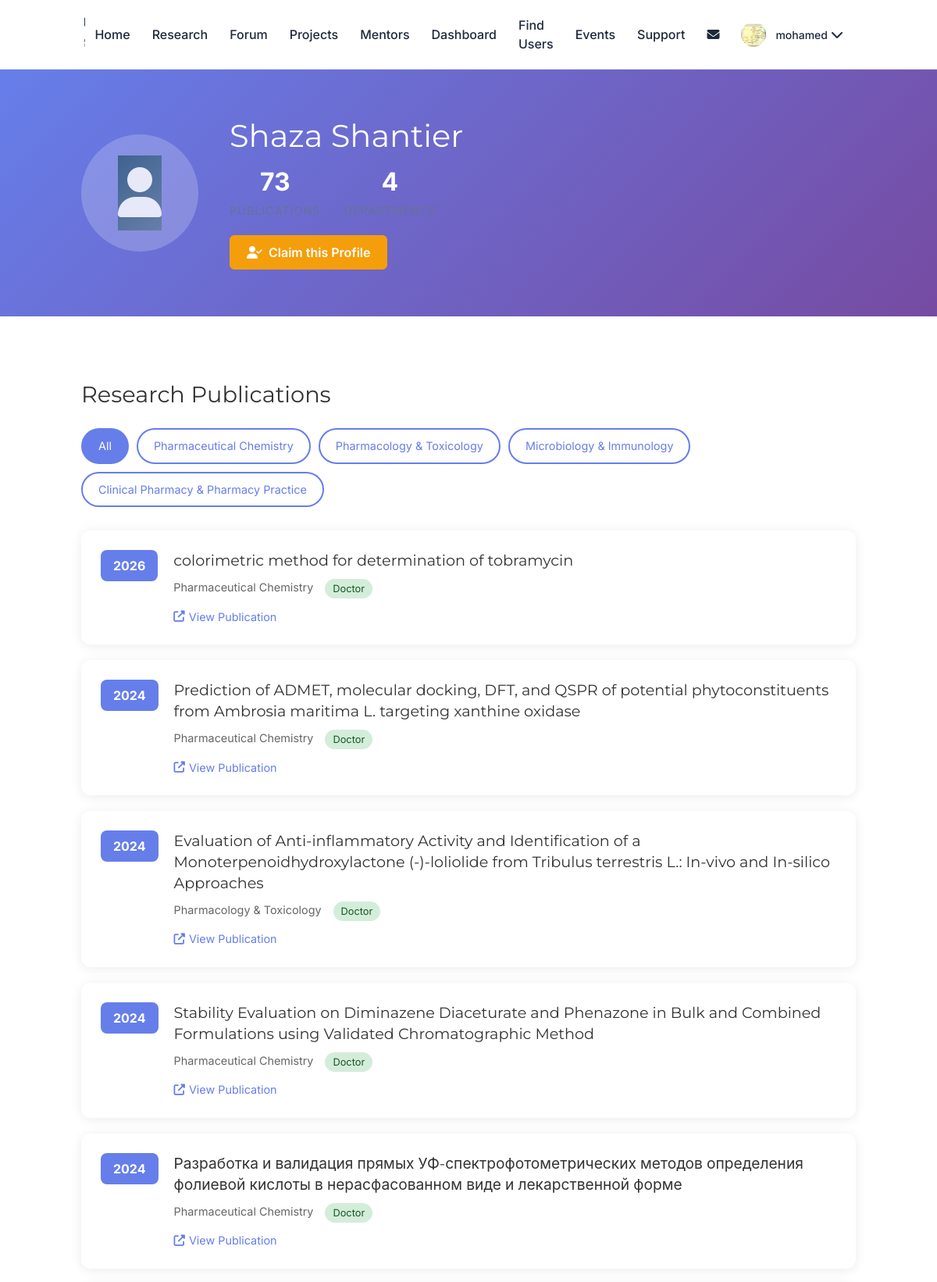
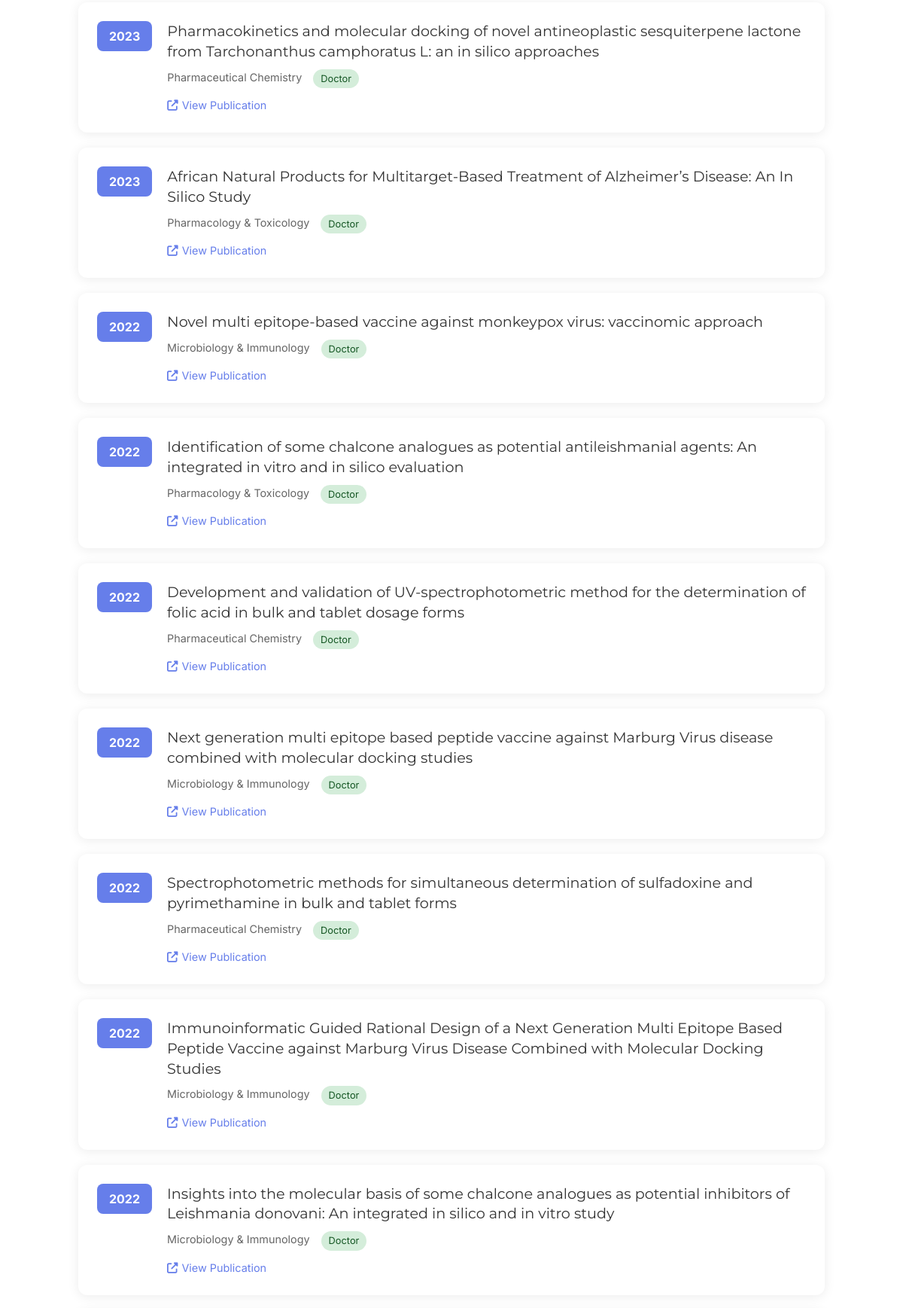
Screenshot of /researcher/14 (signed in, upper part) with the database file from the repository (2 pictures, top to bottom).
### models.py (models this page shows, shortened)
class Profile(db.Model):
    __tablename__ = 'profiles'
    id = db.Column(db.Integer, primary_key=True)
    user_id = db.Column(db.Integer, db.ForeignKey('user.id', ondelete='CASCADE'), unique=True, nullable=False)
    full_name = db.Column(db.String(200), nullable=False)
    bio = db.Column(db.Text, nullable=True)
    profile_picture_url = db.Column(db.Text, nullable=True)
    department_id = db.Column(db.Integer, db.ForeignKey('departments.id'), nullable=True)
    university_id = db.Column(db.Integer, db.ForeignKey('universities.id'), nullable=True)
    headline = db.Column(db.String(200), nullable=True)
    location = db.Column(db.String(100), nullable=True)
    linkedin_url = db.Column(db.String(200), nullable=True)
    website_url = db.Column(db.String(200), nullable=True)
    languages = db.Column(db.Text, nullable=True)
    certifications = db.Column(db.Text, nullable=True)
    projects = db.Column(db.Text, nullable=True)
    publications = db.Column(db.Text, nullable=True)
    professional_summary = db.Column(db.Text, nullable=True)
    education = db.Column(db.Text, nullable=True)
    experience = db.Column(db.Text, nullable=True)
    created_at = db.Column(db.DateTime, default=datetime.utcnow)
    user = db.relationship('User', back_populates='profile')
    department = db.relationship('Department', back_populates='profiles')
    university = db.relationship('University', back_populates='profiles')

class Researcher(db.Model):
    id = db.Column(db.Integer, primary_key=True)
    name = db.Column(db.String(200), nullable=False, unique=True)
    profile_picture_url = db.Column(db.String(200), default=None)
    bio = db.Column(db.Text, nullable=True)
    is_registered_user = db.Column(db.Boolean, default=False)
    user_id = db.Column(db.Integer, db.ForeignKey('user.id'), nullable=True)
    created_at = db.Column(db.DateTime, default=datetime.utcnow)
    researches = db.relationship('Research', backref='author', lazy=True, cascade='all, delete-orphan')

class Research(db.Model):
    id = db.Column(db.Integer, primary_key=True)
    title = db.Column(db.String(500), nullable=False)
    doi_url = db.Column(db.String(500), nullable=True)
    department = db.Column(db.String(100), nullable=False)
    year = db.Column(db.Integer, nullable=False)
    researcher_id = db.Column(db.Integer, db.ForeignKey('researcher.id'), nullable=False)
    researcher_type = db.Column(db.String(20), default='doctor')  # 'doctor' or 'student'
    is_approved = db.Column(db.Boolean, default=True)  # For submitted research pending approval
    submitted_by = db.Column(db.Integer, db.ForeignKey('user.id'), nullable=True)  # User who submitted
    submitted_by_user = db.relationship('User', foreign_keys=[submitted_by], backref='submitted_researches')
    created_at = db.Column(db.DateTime, default=datetime.utcnow)

### app.py (the view)
@app.route('/researcher/<int:researcher_id>')
def researcher_profile(researcher_id):
    profile_data = ResearchService.get_researcher_profile(researcher_id)
    if not profile_data:
        flash('Researcher not found.', FLASH_ERROR)
        return redirect(url_for('researchers'))
    return render_template(
        'researcher_profile.html',
        researcher=profile_data['researcher'],
        researches=profile_data['researches'],
        departments=profile_data['departments'],
        total_researches=profile_data['total_researches']
    )

### app.py (called while the page is built)
@login_manager.user_loader
def load_user(user_id):
    return User.query.get(int(user_id))

@app.context_processor
def inject_unread_messages():
    if current_user.is_authenticated:
        unread_count = Message.query.filter_by(receiver_id=current_user.id, is_read=False).count()
        return {'unread_message_count': unread_count}
    return {'unread_message_count': 0}

### models.py (called while the page is built)
    @property
    def name(self):
        return self.profile.full_name if self.profile else "Unknown User"

    @property
    def profile_picture_url(self):
        return self.profile.profile_picture_url if self.profile else None

### services/research_service.py (called while the page is built)
    @staticmethod
    def get_researcher_profile(researcher_id: int) -> Optional[Dict[str, Any]]:
        researcher = Researcher.query.get(researcher_id)
        if not researcher:
            return None
        researches = Research.query.filter_by(
            researcher_id=researcher_id
        ).order_by(Research.year.desc()).all()
        departments = {}
        for research in researches:
            if research.department not in departments:
                departments[research.department] = []
            departments[research.department].append(research)
        return {
            'researcher': researcher,
            'researches': researches,
            'departments': departments,
            'total_researches': len(researches)
        }

### templates/researcher_profile.html (shortened to what this page needs)
{% extends "base.html" %}
{% block content %}
<div class="researcher-profile-page">
    <div class="profile-header">
        <div class="container mx-auto px-4">
            <div class="profile-info">
                <div class="profile-avatar">
                    {% if researcher.profile_picture_url %}
                    <img src="{{ researcher.profile_picture_url }}" alt="{{ researcher.name }}">
                    {% else %}
                    <div class="avatar-placeholder">
                        <i class="fas fa-user"></i>
                    </div>
                    {% endif %}
                </div>
                <div class="profile-details">
                    <h1>{{ researcher.name }}</h1>
                    <div class="profile-stats">
                        <div class="stat">
                            <span class="stat-value">{{ total_researches }}</span>
                            <span class="stat-label">Publications</span>
                        </div>
                        <div class="stat">
                            <span class="stat-value">{{ departments|length }}</span>
                            <span class="stat-label">Departments</span>
                        </div>
                    </div>
                    {% if current_user.is_authenticated and not researcher.is_registered_user %}
                    <div style="margin-top: 20px;">
                        <a href="{{ url_for('claim_researcher_profile', researcher_id=researcher.id) }}" class="btn btn-primary">
                            <i class="fas fa-user-check"></i> Claim this Profile
                        </a>
                    </div>
                    {% elif current_user.is_authenticated and researcher.user_id == current_user.id %}
                    <div style="margin-top: 20px;">
                        <span style="background-color: #d1fae5; color: #065f46; padding: 6px 12px; border-radius: 9999px; font-size: 0.875rem; font-weight: 500;">
                            <i class="fas fa-check-circle"></i> This is your profile
                        </span>
                    </div>
                    {% endif %}
                </div>
            </div>
        </div>
    </div>
    <div class="research-section">
        <div class="container mx-auto px-4">
            <h2>Research Publications</h2>
            {% if researches %}
            {% if departments|length > 1 %}
            <div class="department-tabs">
                <button class="tab-btn active" data-department="all">All</button>
                {% for dept in departments.keys() %}
                <button class="tab-btn" data-department="{{ dept|replace(' ', '-')|lower }}">
                    {{ dept }}
                </button>
                {% endfor %}
            </div>
            {% endif %}
            <div class="research-list">
                {% for research in researches %}
                <div class="research-item" data-department="{{ research.department|replace(' ', '-')|lower }}">
                    <div class="research-year">{{ research.year }}</div>
                    <div class="research-content">
                        <h3 class="research-title">
                            {% if research.doi_url %}
                            <a href="{{ research.doi_url }}" target="_blank" rel="noopener noreferrer">
                                {{ research.title }}
                            </a>
                            {% else %}
                            {{ research.title }}
                            {% endif %}
                        </h3>
                        <div class="research-meta">
                            <span class="department">{{ research.department }}</span>
                            <span class="type-badge {{ research.researcher_type }}">
                                {{ research.researcher_type|title }}
                            </span>
                        </div>
                        {% if research.doi_url %}
                        <a href="{{ research.doi_url }}" target="_blank" rel="noopener noreferrer" class="doi-link">
                            <i class="fas fa-external-link-alt"></i> View Publication
                        </a>
                        {% endif %}
                    </div>
                </div>
                {% endfor %}
            </div>
            {% else %}
            <div class="no-research">
                <p>No research publications found for this researcher.</p>
            </div>
            {% endif %}
        </div>
    </div>
</div>
{% endblock %}

### templates/base.html (shortened to what this page needs)
<!DOCTYPE html>
<html lang="en">
<head>
    <script src="https://cdn.tailwindcss.com"></script>
    <link rel="stylesheet" href="{{ url_for('static', filename='css/style.css') }}">
    <link rel="stylesheet" href="https://cdnjs.cloudflare.com/ajax/libs/font-awesome/6.4.0/css/all.min.css" />
</head>
<body>
    <header class="header" id="header">
        <div class="container">
            <nav class="nav-main" id="main-nav" role="navigation" aria-label="Main navigation">
                <ul class="nav-list">
                    <li class="hidden md:block"><a href="{{ url_for('home') }}" class="nav-link {% if request.endpoint == 'home' %}active{% endif %}">Home</a></li>
                    <li><a href="{{ url_for('research') }}" class="nav-link {% if request.endpoint == 'research' %}active{% endif %}">Research</a></li>
                    <li class="hidden md:block"><a href="{{ url_for('forum.forum_main') }}" class="nav-link ">Forum</a></li>
                    <li><a href="{{ url_for('hub.browse_projects') }}" class="nav-link {% if 'projects' in request.endpoint %}active{% endif %}">Projects</a></li>
                    <li><a href="{{ url_for('hub.browse_mentors') }}" class="nav-link {% if 'mentors' in request.endpoint %}active{% endif %}">Mentors</a></li>
                    {% if current_user.is_authenticated %}
                    <li><a href="{{ url_for('dashboard') }}" class="nav-link {% if request.endpoint == 'dashboard' %}active{% endif %}">Dashboard</a></li>
                    <li><a href="{{ url_for('forum.users') }}" class="nav-link {% if request.endpoint == 'forum.users' %}active{% endif %}">Find Users</a></li>
                    {% endif %}
                    <li><a href="{{ url_for('events') }}" class="nav-link {% if request.endpoint == 'events' %}active{% endif %}">Events</a></li>
                    <li><a href="{{ url_for('support') }}" class="nav-link {% if request.endpoint == 'support' %}active{% endif %}">Support</a></li>
                    {% if current_user.is_authenticated %}
                    <li class="nav-item-relative hidden md:block">
                        <a href="{{ url_for('forum.messages') }}" class="nav-link " aria-label="Messages">
                            <i class="fas fa-envelope"></i>
                        </a>
                    </li>
                    <li class="nav-dropdown">
                        <button class="nav-link user-dropdown-toggle" aria-expanded="false" aria-haspopup="true">
                            <div class="avatar avatar-sm">
                                {% if current_user.profile_picture_url %}
                                <img src="{{ current_user.profile_picture_url }}" alt="{{ current_user.name }}'s profile picture">
                                {% else %}
                                <span class="avatar-placeholder">{{ current_user.name[0].upper() }}</span>
                                {% endif %}
                            </div>
                            <span class="user-name">{{ current_user.name.split()[0] }}</span>
                            <i class="fas fa-chevron-down"></i>
                        </button>
                    </li>
                    {% endif %}
                </ul>
            </nav>
        </div>
    </header>
    <main id="main-content">
        {% block content %}{% endblock %}
    </main>
</body>
</html>

### templates/researcher_profile.html (style rules this page uses)
.researcher-profile-page { padding-bottom: 60px; }
.profile-header { background: linear-gradient(135deg, #667eea 0%, #764ba2 100%); color: white; padding: 60px 0; }
.profile-info { display: flex; align-items: center; gap: 40px; }
.profile-avatar { width: 150px; height: 150px; border-radius: 50%; overflow: hidden; background: rgba(255,255,255,0.2); display: flex; align-items: center; justify-content: center; flex-shrink: 0; }
.avatar-placeholder { font-size: 4rem; opacity: 0.8; }
.profile-details h1 { font-size: 2.5rem; margin-bottom: 10px; }
.profile-stats { display: flex; gap: 30px; }
.profile-stats .stat { text-align: center; }
.profile-stats .stat-value { display: block; font-size: 2rem; font-weight: bold; }
.profile-stats .stat-label { font-size: 0.9rem; opacity: 0.8; }
.research-section { padding: 50px 0; }
.research-section h2 { font-size: 1.8rem; margin-bottom: 25px; color: #333; }
.department-tabs { display: flex; flex-wrap: wrap; gap: 10px; margin-bottom: 30px; }
.tab-btn { padding: 10px 20px; border: 2px solid #667eea; background: white; color: #667eea; border-radius: 25px; cursor: pointer; transition: all 0.3s; font-size: 0.9rem; }
.tab-btn:hover, .tab-btn.active { background: #667eea; color: white; }
.research-list { display: flex; flex-direction: column; gap: 20px; }
.research-item { display: flex; gap: 20px; background: white; padding: 25px; border-radius: 12px; box-shadow: 0 2px 15px rgba(0,0,0,0.08); transition: transform 0.3s, box-shadow 0.3s; }
.research-year { background: #667eea; color: white; padding: 8px 16px; border-radius: 8px; font-weight: bold; height: fit-content; flex-shrink: 0; }
.research-content { flex: 1; }
.research-title { font-size: 1.2rem; margin-bottom: 10px; line-height: 1.4; }
.research-title a { color: #333; text-decoration: none; }
.research-meta { display: flex; gap: 15px; margin-bottom: 10px; }
.research-meta .department { color: #666; font-size: 0.9rem; }
.type-badge { font-size: 0.8rem; padding: 3px 10px; border-radius: 15px; background: #e9ecef; color: #495057; }
.type-badge.doctor { background: #d4edda; color: #155724; }
.doi-link { color: #667eea; text-decoration: none; font-size: 0.9rem; display: inline-flex; align-items: center; gap: 5px; }

### rows the page displays
Profile: profile_picture_url (picture), name "mohamed"
Researcher: name "Shaza Shantier"
Research: department "Pharmaceutical Chemistry", year "2026", title "colorimetric method for determination of tobramycin", researcher_type "Doctor"
Research: department "Pharmacology & Toxicology", year "2024", title "Evaluation of Anti-inflammatory Activity and Identification of a Monoterpenoidhydroxylactone (-)-loliolide from Tribulus terrestris L.: In-vivo and In-silico Approaches", researcher_type "Doctor"
Research: department "Microbiology & Immunology", year "2022", title "Novel multi epitope-based vaccine against monkeypox virus: vaccinomic approach", researcher_type "Doctor"
Research: department "Clinical Pharmacy & Pharmacy Practice"
Research: year "2024", title "Prediction of ADMET, molecular docking, DFT, and QSPR of potential phytoconstituents from Ambrosia maritima L. targeting xanthine oxidase", department "Pharmaceutical Chemistry", researcher_type "Doctor"
Research: year "2024", title "Stability Evaluation on Diminazene Diaceturate and Phenazone in Bulk and Combined Formulations using Validated Chromatographic Method", department "Pharmaceutical Chemistry", researcher_type "Doctor"
Research: year "2024", title "Разработка и валидация прямых УФ-спектрофотометрических методов определения фолиевой кислоты в нерасфасованном виде и лекарственной форме", department "Pharmaceutical Chemistry", researcher_type "Doctor"
Research: year "2023", title "Pharmacokinetics and molecular docking of novel antineoplastic sesquiterpene lactone from Tarchonanthus camphoratus L: an in silico approaches", department "Pharmaceutical Chemistry", researcher_type "Doctor"
Research: year "2023", title "African Natural Products for Multitarget-Based Treatment of Alzheimer’s Disease: An In Silico Study", department "Pharmacology & Toxicology", researcher_type "Doctor"
Research: year "2022", title "Identification of some chalcone analogues as potential antileishmanial agents: An integrated in vitro and in silico evaluation", department "Pharmacology & Toxicology", researcher_type "Doctor"
Research: year "2022", title "Development and validation of UV-spectrophotometric method for the determination of folic acid in bulk and tablet dosage forms", department "Pharmaceutical Chemistry", researcher_type "Doctor"
Research: year "2022", title "Next generation multi epitope based peptide vaccine against Marburg Virus disease combined with molecular docking studies", department "Microbiology & Immunology", researcher_type "Doctor"
Research: year "2022", title "Spectrophotometric methods for simultaneous determination of sulfadoxine and pyrimethamine in bulk and tablet forms", department "Pharmaceutical Chemistry", researcher_type "Doctor"
Research: year "2022", title "Immunoinformatic Guided Rational Design of a Next Generation Multi Epitope Based Peptide Vaccine against Marburg Virus Disease Combined with Molecular Docking Studies", department "Microbiology & Immunology", researcher_type "Doctor"
Research: year "2022", title "Insights into the molecular basis of some chalcone analogues as potential inhibitors of Leishmania donovani: An integrated in silico and in vitro study", department "Microbiology & Immunology", researcher_type "Doctor"

### other values shown
{{ total_researches }} "73"
{{ departments|length }} "4"
